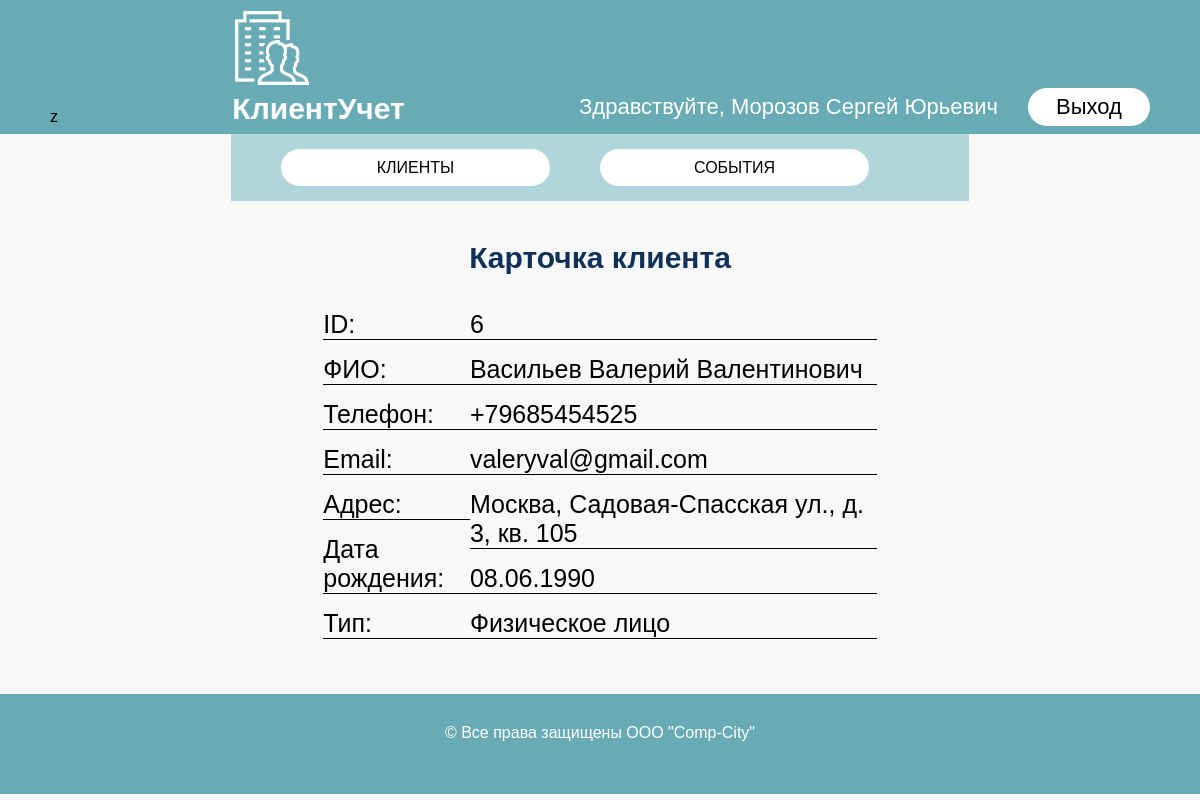
Page /card_client.php?id=6 (signed in) on the committed database.
### tables this page shows
CREATE TABLE `clients` (
  `id_client` int NOT NULL,
  `fio_client` varchar(255) NOT NULL,
  `phone` varchar(255) NOT NULL,
  `email` varchar(255) DEFAULT NULL,
  `address` text NOT NULL,
  `birthday` date NOT NULL,
  `type` int NOT NULL
);

### card_client.php (the view, shortened to what this page needs)
<?php
    require_once "php\connection.php";
    $getIdClient = $_GET['id'];
    $queryClient = mysqli_query($link, "SELECT `id_client`, `fio_client`, `phone`, `email`, `address`, `birthday`, `type` FROM `clients` WHERE `id_client` = $getIdClient");
    $client = mysqli_fetch_assoc($queryClient);
    $fio = $client['fio_client'];
    $phone = $client['phone'];
    $email = $client['email'];
    $address = $client['address'];
    $birthday = $client['birthday'];
    $timestamp = strtotime($birthday);
    $birthday = date('d.m.Y', $timestamp);
    $type = $client['type'];
    if($type == 1){
        $type = "Физическое лицо";
    }
    elseif ($type == 2) {
        $type = "Юридическое лицо";
    }
?>
<!DOCTYPE html>
<html lang="ru">
<head>
    <link rel="stylesheet" href="css\style.css">
</head>
<body>
    <header>z
        <div class="title">
            <img src="img\logo.png" alt="logo" class="logo">
            <h1 class="title">КлиентУчет</h1>
        </div>
        <div class="name-out">
        <p class="name">Здравствуйте, <?=$_SESSION['fio']?></p>
            <a href="php\logout.php" class="out">Выход</a>
        </div>
    </header>
    <main>
        <nav>
            <a href="clients.php" class="menu">КЛИЕНТЫ</a>
            <a href="events.php" class="menu">СОБЫТИЯ</a>
        </nav>
        <div class="container">
            <h3 class="enter">Карточка клиента</h3>
            <div class="param">
                <div class="parameters">
                    <p class="param">ID:</p>
                    <p class="param">ФИО:</p>
                    <p class="param">Телефон:</p>
                    <p class="param">Email:</p>
                    <p class="param">Адрес:</p>
                    <p class="param">Дата рождения:</p>
                    <p class="param">Тип:</p>
                </div>
                <div class="in-parameters">
                    <p class="in"><?=$getIdClient?></p>
                    <p class="in"><?=$fio?></p>
                    <p class="in"><?=$phone?></p>
                    <p class="in"><?=$email?></p>
                    <p class="in"><?=$address?></p>
                    <p class="in"><?=$birthday?></p>
                    <p class="in"><?=$type?></p>
                </div>
            </div>
        </div>
    </main>
    <footer>
        <p class="comp">&copy; Все права защищены OOO "Comp-City"</p>
    </footer>
</body>
</html>

### css/style.css (style rules this page uses)
* { margin: 0; padding: 0; box-sizing: border-box; }
a { text-decoration: none; color: black; }
html, body { height: 100%; width: 100%; background: #F8F8F8; }
body { font-family: sans-serif; min-height: 100%; width: 100%; display: flex; flex-direction: column; align-items: center; }
main { background: #F8F8F8; }
header { display: flex; justify-content: space-between; margin: 0 auto; align-items: flex-end; padding: 8px 50px; background: #68ABB5; width: 100%; }
p.name { margin-right: 30px; color: white; }
a.out { width: 122px; padding: 6px 0px; background: #ffffff; border-radius: 23px; color: #000000; display: flex; align-content: center; justify-content: center; transition: all 0.6s ease; cursor: pointer; }
a.menu { border-radius: 23px; color: #000000; transition: all 0.6s ease; cursor: pointer; text-align: center; width: 269px; padding: 10px; margin-right: 50px; background: #FFFFFF; border-radius: 30px; height: 37px; }
img.logo { width: 80px; height: 80px; }
nav { display: flex; margin: 0 auto; padding: 15px 50px; background: #B0D5DA; }
h1.title { font-size: 30px; color: white; }
div.name-out { display: flex; justify-content: center; align-items: center; font-size: 22px; }
div.container { display: flex; flex-direction: column; margin: 0 auto; max-width: 1120px; justify-content: center; align-items: center; padding: 40px 0px; }
h3.enter { font-size: 30px; padding-bottom: 35px; color: #10325A; }
div.param { display: flex; justify-content: space-between; width: 75%; font-size: 25px; }
p.param, p.in { margin-bottom: 15px; border-bottom: 1px solid black; width: 100%; }
footer { height: 100px; width: 100%; padding: 30px 15px; background: #68ABB5; display: flex; justify-content: center; color: white; font-size: 16px; }

### rows in the picture
clients: fio_client "Васильев Валерий Валентинович", phone "+79685454525", email "valeryval@gmail.com", address "Москва, Садовая-Спасская ул., д. 3, кв. 105", birthday "08.06.1990", type "Физическое лицо"

### other values in the picture
$_SESSION['fio'] "Морозов Сергей Юрьевич"
$getIdClient "6"
